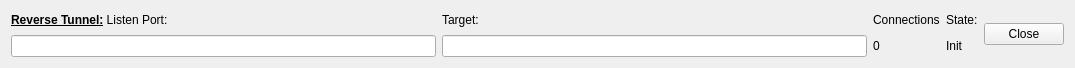
<?xml version="1.0" encoding="UTF-8"?>
<ui version="4.0">
 <class>ReverseTunnelForm</class>
 <widget class="QWidget" name="ReverseTunnelForm">
  <property name="geometry">
   <rect>
    <x>0</x>
    <y>0</y>
    <width>1075</width>
    <height>68</height>
   </rect>
  </property>
  <property name="windowTitle">
   <string>Form</string>
  </property>
  <layout class="QGridLayout" name="gridLayout">
   <item row="0" column="0">
    <widget class="QLabel" name="label_2">
     <property name="text">
      <string>&lt;html&gt;&lt;head/&gt;&lt;body&gt;&lt;p&gt;&lt;span style=&quot; font-weight:600; text-decoration: underline;&quot;&gt;Reverse Tunnel:&lt;/span&gt; Listen Port:&lt;/p&gt;&lt;/body&gt;&lt;/html&gt;</string>
     </property>
    </widget>
   </item>
   <item row="0" column="1">
    <widget class="QLabel" name="label_3">
     <property name="text">
      <string>&lt;html&gt;&lt;head/&gt;&lt;body&gt;&lt;p&gt;Target:&lt;/p&gt;&lt;/body&gt;&lt;/html&gt;</string>
     </property>
    </widget>
   </item>
   <item row="0" column="2">
    <widget class="QLabel" name="label">
     <property name="text">
      <string>&lt;html&gt;&lt;head/&gt;&lt;body&gt;&lt;p&gt;Connections&lt;/p&gt;&lt;/body&gt;&lt;/html&gt;</string>
     </property>
    </widget>
   </item>
   <item row="0" column="3">
    <widget class="QLabel" name="label_4">
     <property name="text">
      <string>&lt;html&gt;&lt;head/&gt;&lt;body&gt;&lt;p&gt;State:&lt;/p&gt;&lt;/body&gt;&lt;/html&gt;</string>
     </property>
    </widget>
   </item>
   <item row="0" column="4" rowspan="2">
    <widget class="QPushButton" name="closeButton">
     <property name="text">
      <string>Close</string>
     </property>
    </widget>
   </item>
   <item row="1" column="0">
    <widget class="QLineEdit" name="txtLocalPort">
     <property name="readOnly">
      <bool>true</bool>
     </property>
    </widget>
   </item>
   <item row="1" column="1">
    <widget class="QLineEdit" name="txtTarget">
     <property name="readOnly">
      <bool>true</bool>
     </property>
    </widget>
   </item>
   <item row="1" column="2">
    <widget class="QLabel" name="txtConnections">
     <property name="text">
      <string>&lt;html&gt;&lt;head/&gt;&lt;body&gt;&lt;p&gt;0&lt;/p&gt;&lt;/body&gt;&lt;/html&gt;</string>
     </property>
    </widget>
   </item>
   <item row="1" column="3">
    <widget class="QLabel" name="txtState">
     <property name="text">
      <string>&lt;html&gt;&lt;head/&gt;&lt;body&gt;&lt;p&gt;Init&lt;/p&gt;&lt;/body&gt;&lt;/html&gt;</string>
     </property>
    </widget>
   </item>
  </layout>
 </widget>
 <resources/>
 <connections/>
</ui>
